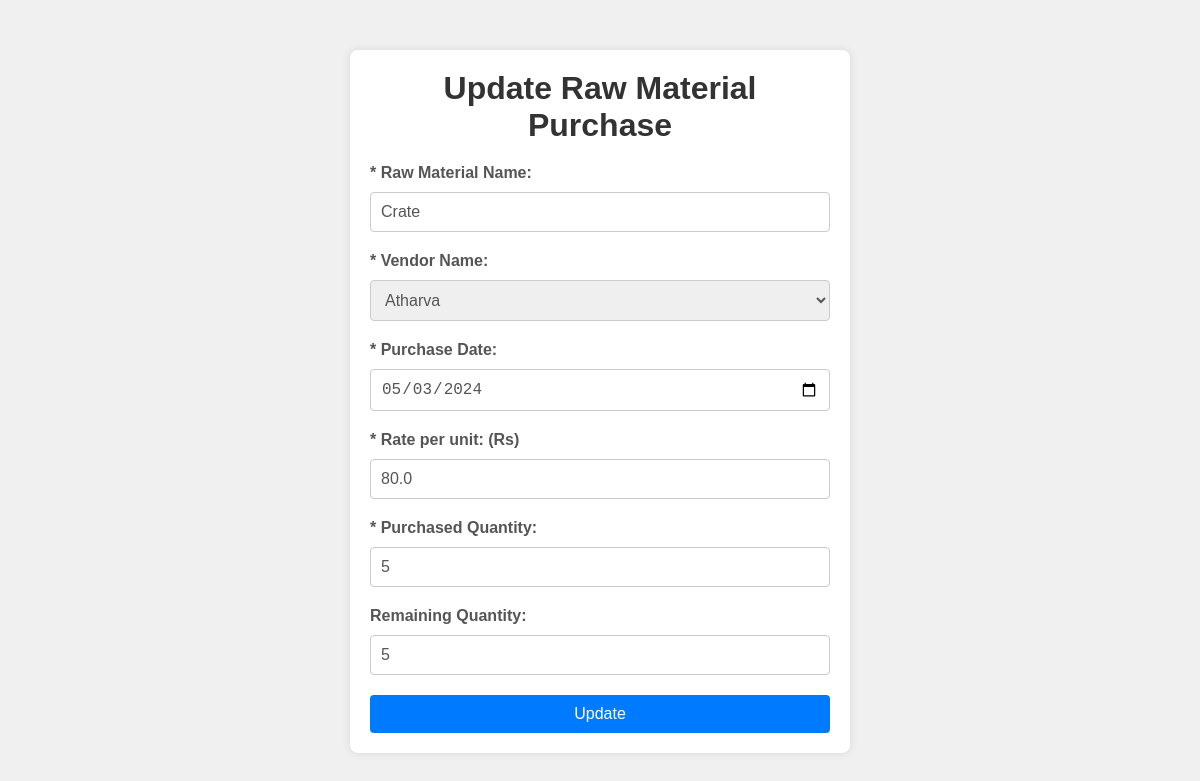
The page /open_update_inventory_purchase/RPCRARV5783472 (signed in) on the database its author committed.
### app.py (models this page shows)
class InventoryPurchase(db.Model):
    PurchaseID = db.Column(db.String(60), primary_key=True)
    InventoryName = db.Column(db.String(255))
    VendorID = db.Column(db.String(60), db.ForeignKey('raw_material_vendor.VendorID')) #
    PurchaseDate = db.Column(db.Date)
    Rate = db.Column(db.Float)
    Amount = db.Column(db.Float)
    PurchasedQuantity = db.Column(db.Integer)
    RemainingQuantity = db.Column(db.Integer)

class RawMaterialVendor(db.Model):
    VendorID = db.Column(db.String(60), primary_key=True)
    VendorName = db.Column(db.String(255))
    VendorPhoneNumber = db.Column(db.String(20))
    VendorAddress = db.Column(db.String(255))

### app.py (the view)
@app.route('/open_update_inventory_purchase/<string:PurchaseID>')
def open_update_inventory_purchase(PurchaseID):
    if session['LoggedIn']==True and (session['Designation']=="Admin" or  session['Designation']=="Production Manager"):
        inventory_purchase = InventoryPurchase.query.filter_by(PurchaseID=PurchaseID).first()
        vendors = RawMaterialVendor.query.all()
        return render_template("update_inventory_purchase.html", inventory_purchase=inventory_purchase,vendors=vendors)

### templates/update_inventory_purchase.html (shortened to what this page needs)
<!DOCTYPE html>
<html lang="en">
<head>
</head>
<body>
    <div class="container">
        <h1>Update Raw Material Purchase</h1>
        <form action="/update_inventory_purchase/{{ inventory_purchase.PurchaseID }}" method="POST">
            <div class="form-group">
                <label for="inventoryName">* Raw Material Name:</label>
                <input type="text" id="inventoryName" name="inventoryName" value="{{ inventory_purchase.InventoryName }}" required>
            </div>
            <div class="form-group">
                <label for="vendorID">* Vendor Name:</label>
                <select id="vendorID" name="vendorID" required>
                    {% for vendor in vendors %}
                        <option value="{{ vendor.VendorID }}" {% if vendor.VendorID == inventory_purchase.VendorID %} selected {% endif %}>{{ vendor.VendorName }}</option>
                    {% endfor %}
                </select>
            </div>
            <div class="form-group">
                <label for="purchaseDate">* Purchase Date:</label>
                <input type="date" id="purchaseDate" name="purchaseDate" value="{{ inventory_purchase.PurchaseDate }}" required>
            </div>
            <div class="form-group">
                <label for="rate">* Rate per unit: (Rs)</label>
                <input type="number" id="rate" name="rate" value="{{ inventory_purchase.Rate }}" required>
            </div>
            <div class="form-group">
                <label for="purchasedQuantity">* Purchased Quantity:</label>
                <input type="number" id="purchasedQuantity" name="purchasedQuantity" value="{{ inventory_purchase.PurchasedQuantity }}" required>
            </div>
            <div class="form-group">
                <label for="remainingQuantity">Remaining Quantity:</label>
                <input type="number" id="remainingQuantity" name="remainingQuantity" value="{{ inventory_purchase.RemainingQuantity }}" >
            </div>
            <button type="submit">Update</button>
        </form>
    </div>
</body>
</html>

### templates/update_inventory_purchase.html (style rules this page uses)
* { margin: 0; padding: 0; box-sizing: border-box; }
body { font-family: Arial, sans-serif; background-color: #f0f0f0; margin: 0; padding: 0; }
.container { max-width: 500px; margin: 50px auto; background-color: #fff; padding: 20px; border-radius: 8px; box-shadow: 0 0 10px rgba(0, 0, 0, 0.1); }
h1 { text-align: center; color: #333; margin-bottom: 20px; }
.form-group { margin-bottom: 20px; }
label { font-weight: bold; color: #555; display: block; margin-bottom: 5px; }
input[type="text"], input[type="number"], input[type="date"], select, textarea { width: 100%; padding: 10px; border: 1px solid #ccc; border-radius: 4px; box-sizing: border-box; font-size: 16px; color: #555; margin-top: 5px; }
button { display: block; width: 100%; padding: 10px 20px; background-color: #007bff; color: #fff; border: none; border-radius: 4px; cursor: pointer; font-size: 16px; transition: background-color 0.3s ease; }

### rows shown on the page
InventoryPurchase: inventoryName "Crate", vendorID "Atharva", purchaseDate "05/03/2024", rate "80.0", purchasedQuantity "5", remainingQuantity "5"
